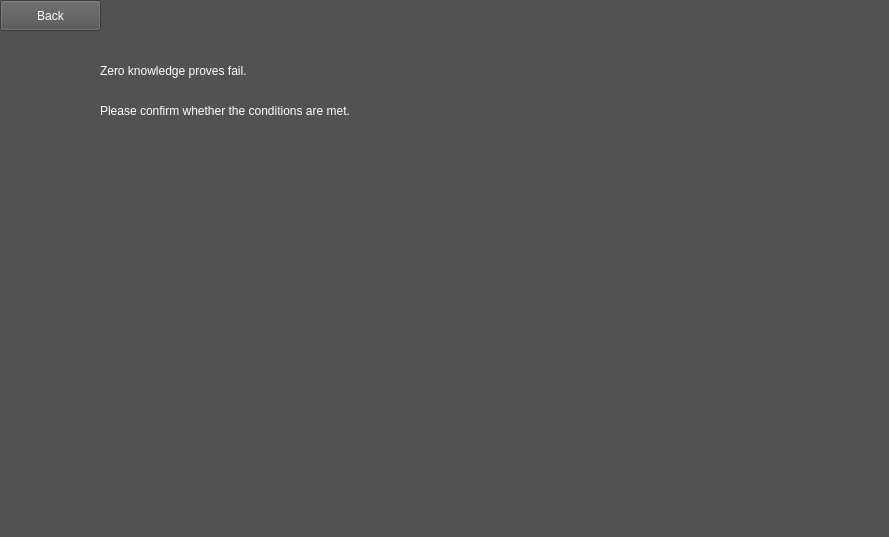
<?xml version="1.0" encoding="UTF-8"?>
<ui version="4.0">
 <class>FailWindow</class>
 <widget class="QWidget" name="FailWindow">
  <property name="geometry">
   <rect>
    <x>0</x>
    <y>0</y>
    <width>889</width>
    <height>537</height>
   </rect>
  </property>
  <property name="windowTitle">
   <string>Form</string>
  </property>
  <property name="styleSheet">
   <string notr="true">background-color:rgb(82, 82, 82);</string>
  </property>
  <widget class="QLabel" name="label_success">
   <property name="geometry">
    <rect>
     <x>100</x>
     <y>90</y>
     <width>651</width>
     <height>41</height>
    </rect>
   </property>
   <property name="styleSheet">
    <string notr="true">font: 87 20pt &quot;Arial Black&quot;;
color:rgb(255,255,255);</string>
   </property>
   <property name="text">
    <string>Please confirm whether the conditions are met.</string>
   </property>
  </widget>
  <widget class="QPushButton" name="button_back">
   <property name="geometry">
    <rect>
     <x>0</x>
     <y>0</y>
     <width>101</width>
     <height>31</height>
    </rect>
   </property>
   <property name="styleSheet">
    <string notr="true">color: rgb(255, 255, 255);</string>
   </property>
   <property name="text">
    <string>Back</string>
   </property>
  </widget>
  <widget class="QLabel" name="label_zk">
   <property name="geometry">
    <rect>
     <x>100</x>
     <y>50</y>
     <width>631</width>
     <height>41</height>
    </rect>
   </property>
   <property name="styleSheet">
    <string notr="true">font: 87 20pt &quot;Arial Black&quot;;
color:rgb(255,255,255);</string>
   </property>
   <property name="text">
    <string>Zero knowledge proves fail.</string>
   </property>
  </widget>
  <widget class="QLabel" name="label_image">
   <property name="geometry">
    <rect>
     <x>30</x>
     <y>300</y>
     <width>831</width>
     <height>191</height>
    </rect>
   </property>
   <property name="text">
    <string/>
   </property>
  </widget>
 </widget>
 <resources/>
 <connections/>
</ui>
